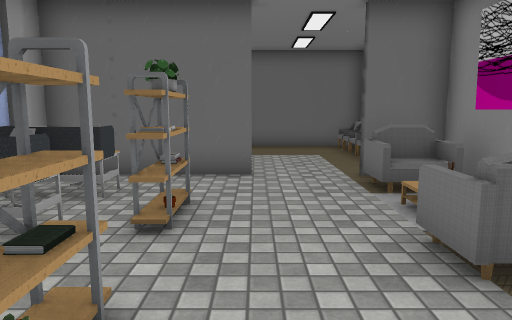
view 1 (above)

12 first-person views from a walk through a scene from a Unity 3-D project. The camera is 1.5 m above the floor, tilts 8° down and sees 70° across. The floor is counted in squares, 1 m on a side. Each view is taken from the middle of a square. On the plan, view 1 faces up. The plan holds only what a view shows up to about 16 squares ahead; the rest is blank. Some animated figures are left out. Some surface patterns are stand-ins.

view 2
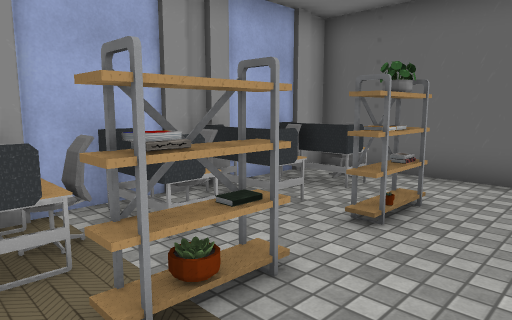

view 3
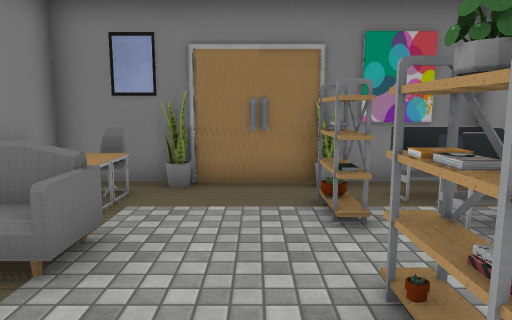

view 4
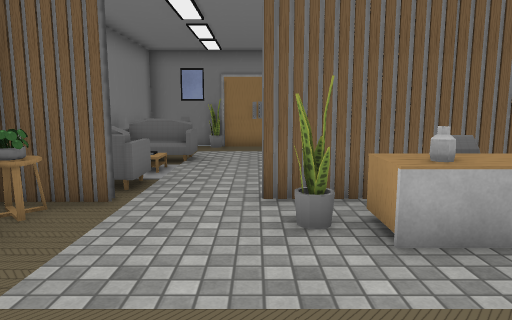

view 5
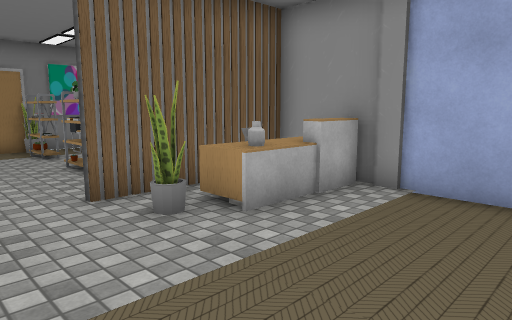

view 6
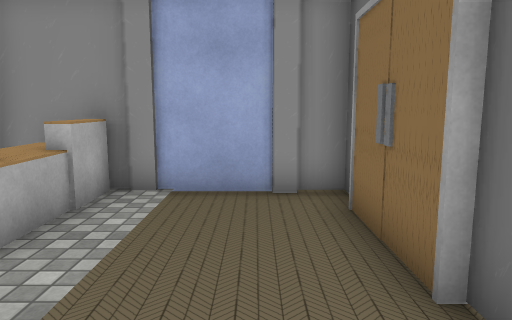

view 7
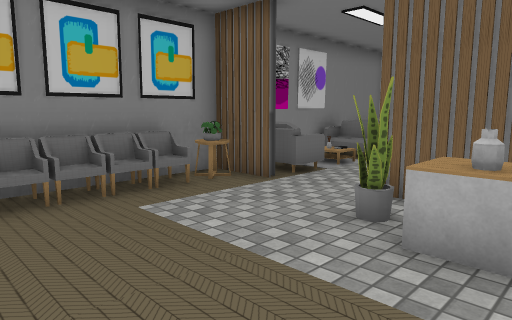

view 8
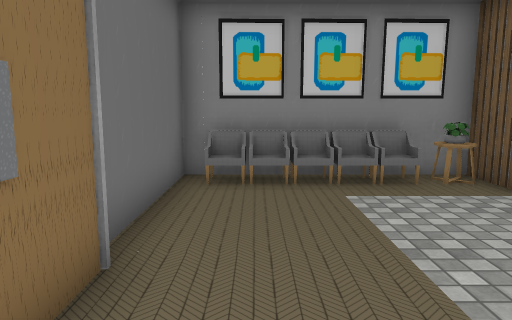

view 9
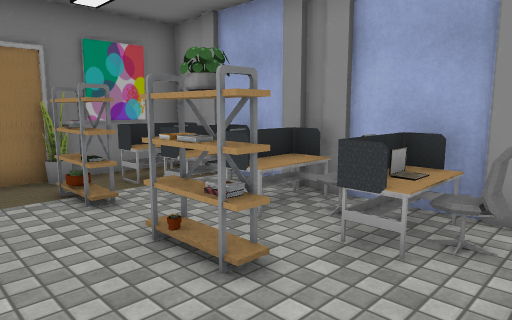

view 10
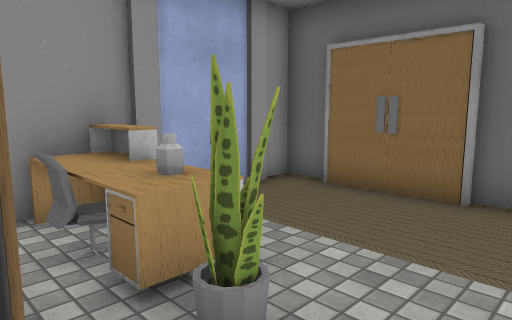

view 11
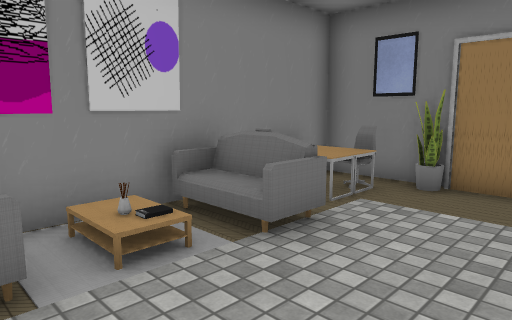

view 12
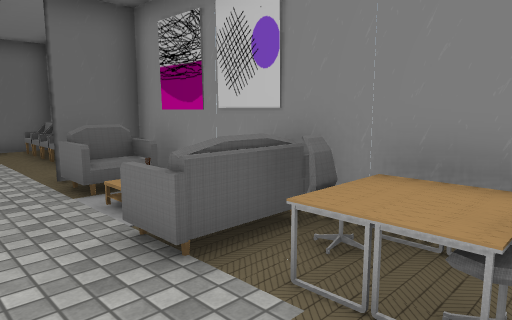

### Floor plan
Points are (right, up) in squares from view 1. A wall is a line through its corners. A room is listed if a view was taken in it or the views show most of it. See-through windows are left out.
Room 1 (views 1, 2, 3, 4, 5, 6, 7, 8, 9, 10, 11, 12)
walls: (0, 8.1) (-4.6, 8.1); (2.3, 8.2) (4.2, 8.2); (4.2, 6.4) (4.2, 14.6) (-0.7, 14.6); (4.3, 8) (2.3, 8); (-4.6, 7.1) (-4.6, 0.7); (-4.7, 8.2) (-0.1, 8.2); (-0.5, 14.5) (-3.4, 14.4); (-4.6, 0.6) (-4.6, -0.6) (4.2, -0.6) (4.2, 3.6); (-3.5, 14.6) (-4.6, 14.6) (-4.6, 7.4)
low walls: (3.8, 9.6) (3.8, 14)
objects: desk (-4, 0) to (-3, 1); desk (-4, 2) to (-3, 3); desk (-4, 4) to (-3, 5); desk (-4, 6) to (-3, 7); other object (-4, 9) to (-2, 10); laptop (-3, 6); other object (-3, 9); other object (-2, 10); other object (-1, 0); books (-1, 1); shelf (-1, 2); shelf (-1, 4) to (-1, 6); other object (-1, 9) to (-1, 10); other object (2, 0); desk (2, 0) to (3, 1); desk (2, 2) to (3, 2); sofa (2, 3) to (3, 4); rug (2, 6); other object (2, 9); other object (3, 7); table (3, 9); other object (4, 4); rug (4, 5) to (4, 6)

Positions as (right, up) in squares from view 1, and headings:
1: (0, 0), facing up
2: (1, 0), facing up-left
3: (0, 7), facing down
4: (0, 14), facing down
5: (2, 14), facing down-left
6: (2, 13), facing left
7: (-3, 14), facing down-right
8: (-4, 13), facing right
9: (1, 8), facing down-left
10: (1, 8), facing up-left
11: (-1, 7), facing down-right
12: (0, 0), facing up-right
